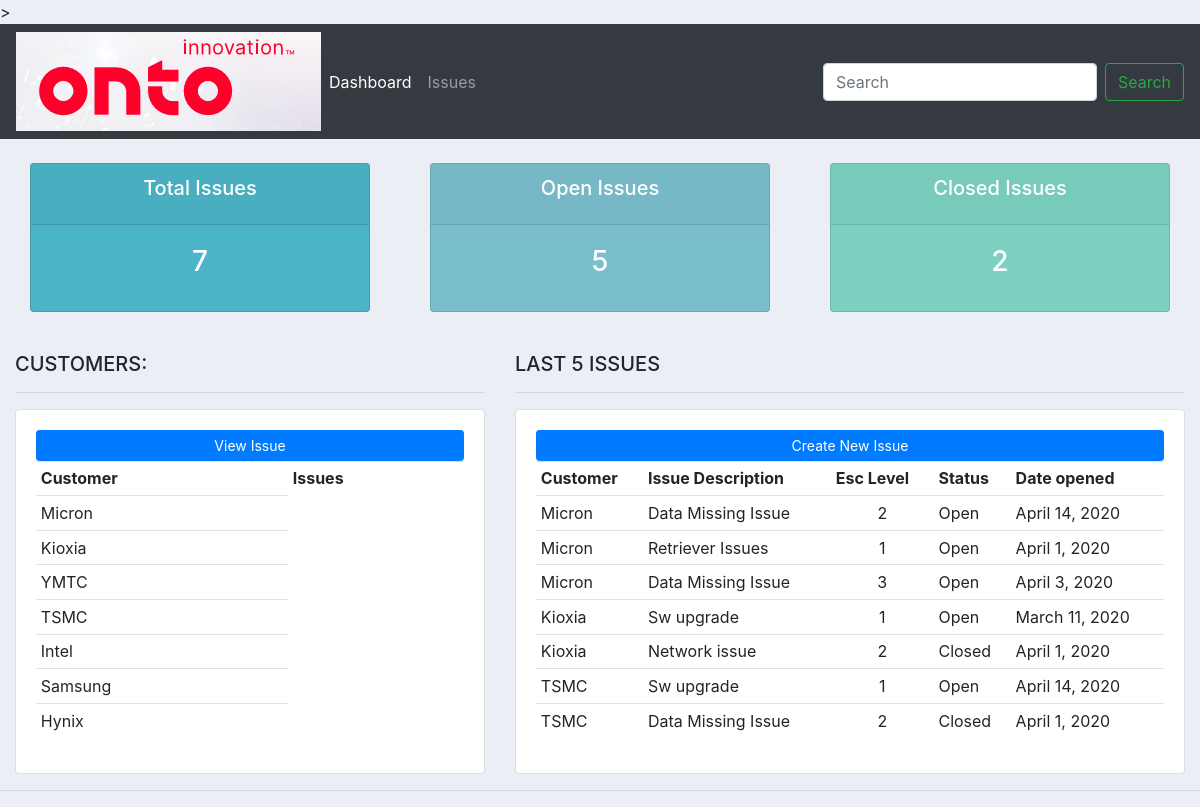
The page / on the database its author committed.
### tracker/models.py (models this page shows, shortened)
class Customer(models.Model):
	name = models.CharField(max_length=200, null=True)
	def __str__(self):
		return self.name

class Issue(models.Model):
	STATUS = (
			('Open', 'Open'),
			('Pending', 'Pending'),
			('Closed', 'Closed'),
			)
	Customer_name = models.ForeignKey(Customer, null=True, on_delete=models.SET_NULL)
	Fab = models.CharField(max_length=200, null=True)
	product = models.ForeignKey(Product, null=True, on_delete=models.SET_NULL)
	Esc_Level = models.IntegerField(null=True)
	Issue_description = models.CharField(max_length=500, null=True)
	POA = models.CharField(max_length=500, null=True)
	Resolution = models.CharField(max_length=500, null=True)
	date_created = models.DateField(null=True)
	status = models.CharField(max_length=200, null=True, choices=STATUS)

### tracker/views.py (the view)
# urls.py: 2. Add a URL to urlpatterns:  path('', views.home, name='home')
def home(request):
	cust =Customer.objects.all()
	issue =Issue.objects.all()
	total_issue = issue.count()
	open_issue = issue.filter(status='Open').count()
	closed_issue = issue.filter(status='Closed').count()
	issue_count = issue.filter(id=2)
	context = {'cust' :cust, 'total_issue' :total_issue, 'open_issue' :open_issue, 'closed_issue' :closed_issue, 'issue' :issue, 'issue_count' :issue_count}
	return render(request, 'accounts/dashboard.html', context)

### tracker/templates/accounts/dashboard.html
{% extends 'accounts/main.html' %}
{% block content %}
{%  include 'accounts/status.html' %}
<br>
<div class="row">
	<div class="col-md-5">
		<h5>CUSTOMERS:</h5>
		<hr>
		<div class="card card-body">
			<a class="btn btn-primary  btn-sm btn-block" href="">View Issue</a>
			<table class="table table-sm">
				<tr>
					<th>Customer</th>
					<th>Issues</th>
				</tr>
				{% for i in cust %}
				 <tr>
						 <td>{{i.name}}</td>
				</tr>
				{% endfor %}
			</table>
		</div>
	</div>
	<div class="col-md-7">
		<h5>LAST 5 ISSUES</h5>
		<hr>
		<div class="card card-body">
			<a class="btn btn-primary  btn-sm btn-block" href="">Create New Issue</a>
			<table class="table table-sm">
				<tr>
					<th>Customer</th>
					<th>Issue Description</th>
					<th>Esc Level</th>
					<th>Status</th>
					<th>Date opened</th>
				</tr>
				    {% for i in issue %}
				   <tr>
					   <td>{{i.Customer_name}}</td>
					   <td>{{i.Issue_description}}</td>
					   <td><center>{{i.Esc_Level}}</center></td>
					   <td>{{i.status}}</td>
					   <td>{{i.date_created}}</td>
			       </tr>
				    {% endfor %}
			</table>
		</div>
	</div>
</div>
{% endblock %}

### tracker/templates/accounts/main.html (shortened to what this page needs)
{% load static %}
<!DOCTYPE html>
<html>
<head>
	<link rel="stylesheet" href="https://stackpath.bootstrapcdn.com/bootstrap/4.3.1/css/bootstrap.min.css">
	<link rel="stylesheet" type="text/css" href="{% static '/css/main.css' %}">>
</head>
<body>
	{%  include 'accounts/navbar.html' %}
	<div class="container-fluid">
    {% block content %}
	{% endblock %}
    </div>
	<hr>
</body>
</html>

### tracker/templates/accounts/navbar.html (shortened to what this page needs)
{% load static %}
<nav class="navbar navbar-expand-lg navbar-dark bg-dark">
   <img src="{% static 'images/logo.png' %}" >
    <div class="collapse navbar-collapse" id="navbarSupportedContent">
      <ul class="navbar-nav mr-auto">
        <li class="nav-item active">
          <a class="nav-link" href="#">Dashboard <span class="sr-only">(current)</span></a>
        </li>
        <li class="nav-item">
          <a class="nav-link" href="#">Issues</a>
        </li>
      </ul>
      <form class="form-inline my-2 my-lg-0">
        <input class="form-control mr-sm-2" type="search" placeholder="Search" aria-label="Search">
        <button class="btn btn-outline-success my-2 my-sm-0" type="submit">Search</button>
      </form>
    </div>
  </nav>

### tracker/templates/accounts/status.html
<br>
<div class="row">
	<div class="col">
		<div class="col-md">
			<div class="card text-center text-white  mb-3" id="total-orders">
			  	<div class="card-header">
			  		<h5 class="card-title">Total Issues</h5>
			  	</div>
			  	<div class="card-body">
			    	<h3 class="card-title">{{total_issue}}</h3>
			  	</div>
			</div>
		</div>
	</div>
	<div class="col">
		<div class="col-md">
			<div class="card text-center text-white  mb-3" id="orders-delivered">
			  	<div class="card-header">
			  		<h5 class="card-title">Open Issues</h5>
			  	</div>
			  	<div class="card-body">
			    	<h3 class="card-title">{{open_issue}}</h3>
			  	</div>
			</div>
		</div>
	</div>
	<div class="col">
		<div class="col-md">
			<div class="card text-center text-white  mb-3" id="orders-pending">
			  	<div class="card-header">
			  		<h5 class="card-title">Closed Issues</h5>
			  	</div>
			  	<div class="card-body">
			    	<h3 class="card-title">{{closed_issue}}</h3>
			  	</div>
			</div>
		</div>
	</div>
</div>

### tracker/static/css/main.css (style rules this page uses)
body { background-color: #ebeff5; }
#total-orders { background-color: #4cb4c7; }
#orders-delivered { background-color: #7abecc; }
#orders-pending { background-color: #7CD1C0; }

### rows shown on the page
Customer: name "Micron"
Customer: name "Kioxia"
Customer: name "YMTC"
Customer: name "TSMC"
Customer: name "Intel"
Customer: name "Samsung"
Customer: name "Hynix"
Issue: Customer_name "Micron", Issue_description "Data Missing Issue", Esc_Level "2", status "Open", date_created "April 14, 2020"
Issue: Customer_name "Micron", Issue_description "Retriever Issues", Esc_Level "1", status "Open", date_created "April 1, 2020"
Issue: Customer_name "Micron", Issue_description "Data Missing Issue", Esc_Level "3", status "Open", date_created "April 3, 2020"
Issue: Customer_name "Kioxia", Issue_description "Sw upgrade", Esc_Level "1", status "Open", date_created "March 11, 2020"
Issue: Customer_name "Kioxia", Issue_description "Network issue", Esc_Level "2", status "Closed", date_created "April 1, 2020"
Issue: Customer_name "TSMC", Issue_description "Sw upgrade", Esc_Level "1", status "Open", date_created "April 14, 2020"
Issue: Customer_name "TSMC", Issue_description "Data Missing Issue", Esc_Level "2", status "Closed", date_created "April 1, 2020"

### other values the page prints
{{ total_issue }} "7"
{{ open_issue }} "5"
{{ closed_issue }} "2"
